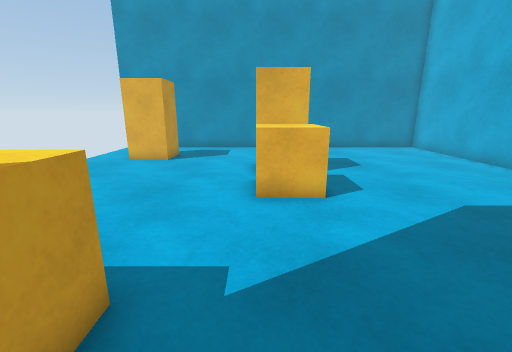
[1] (above)

12 first-person views from a walk through a scene from a Unity 3-D project. The camera is 1.2 m above the floor, tilts 14° down and sees 90° across. The floor is counted in squares, 0.5 m on a side. Each view is taken from the middle of a square. On the plan, view 1 faces up. The plan holds only what a view shows up to about 17 squares ahead; the rest is blank.

[2]
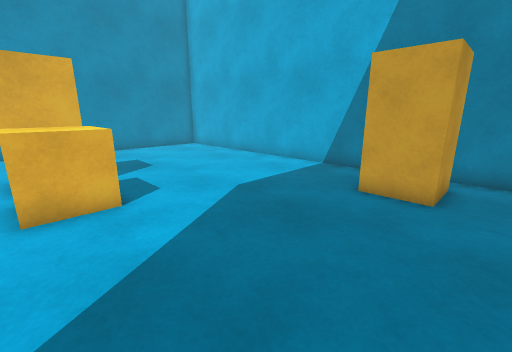

[3]
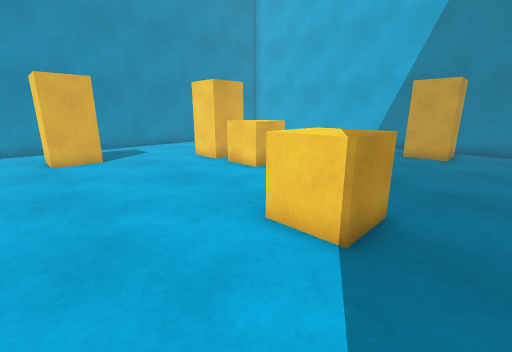

[4]
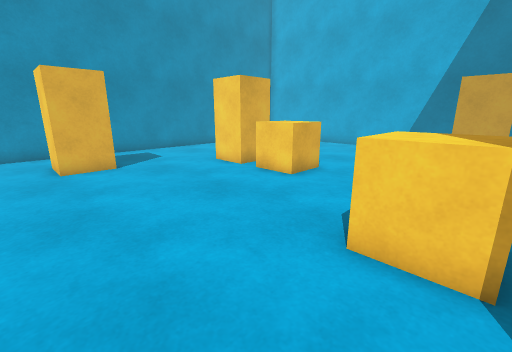

[5]
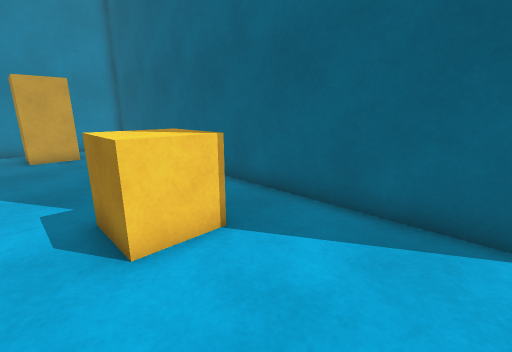

[6]
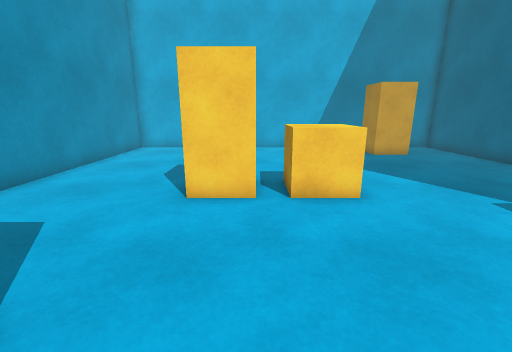

[7]
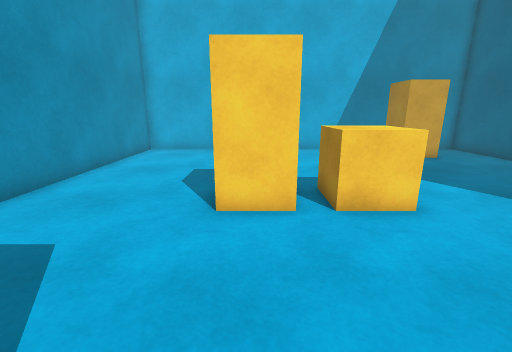

[8]
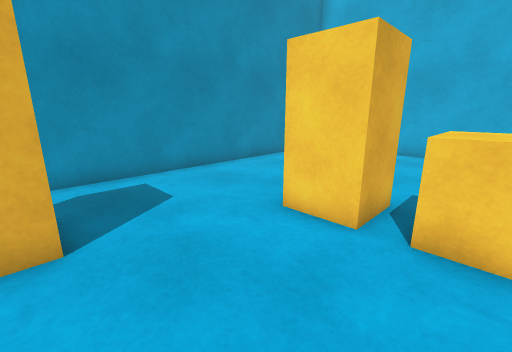

[9]
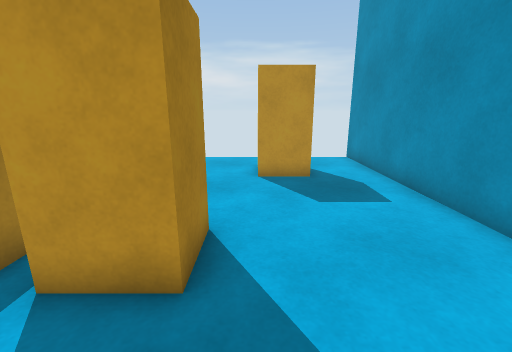

[10]
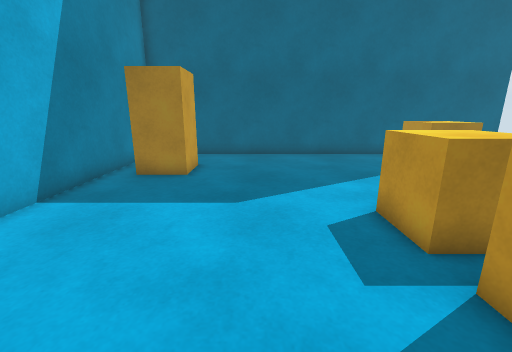

[11]
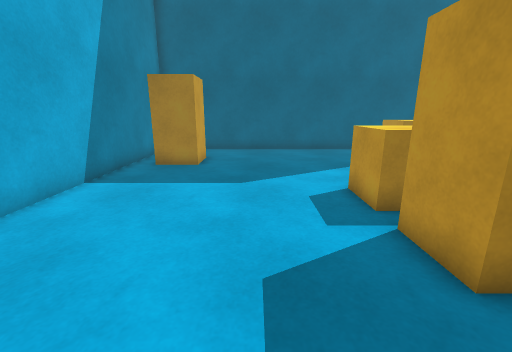

[12]
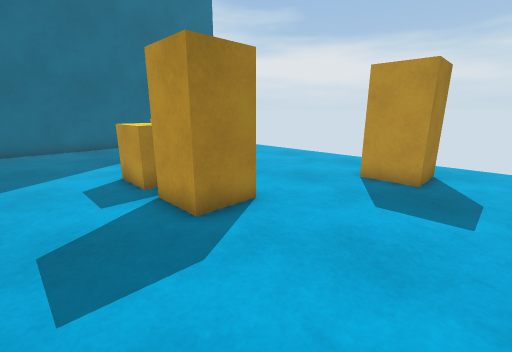

### Floor plan
Key: @ floor where view 1 was taken; # wall or solid block; . floor; ^ raised ledge.
Columns run from 9 left of view 1 to 11 right of it. Each row starts with its distance up from view 1.
 18 #####################
 17  ...................#
 16  ...................#
 15  .###...............#
 14  .###...............#
 13  .###...............#
 12  ........###........#
 11  ........###........#
 10  ........###........#
  9  ........^^^........#
  8  ........^^^........#
  7  ........^^^........#
  6  ...................#
  5  ...................#
  4  ...................#
  3  .....^^.........####
  2  ....^^^.........##
  1  ....^^^.........####
  0  ........@..........#
 -1  ...................#
 -2 #####################

Positions as (right, up) in squares from view 1, and headings:
1: (0, 0), facing up
2: (0, 0), facing up-right
3: (-8, -1), facing up-right
4: (-8, 1), facing up-right
5: (-8, 4), facing down-right
6: (-7, 10), facing right
7: (-6, 11), facing right
8: (-5, 8), facing up-right
9: (5, 13), facing left
10: (5, 13), facing down
11: (5, 15), facing down
12: (5, 17), facing down-left
